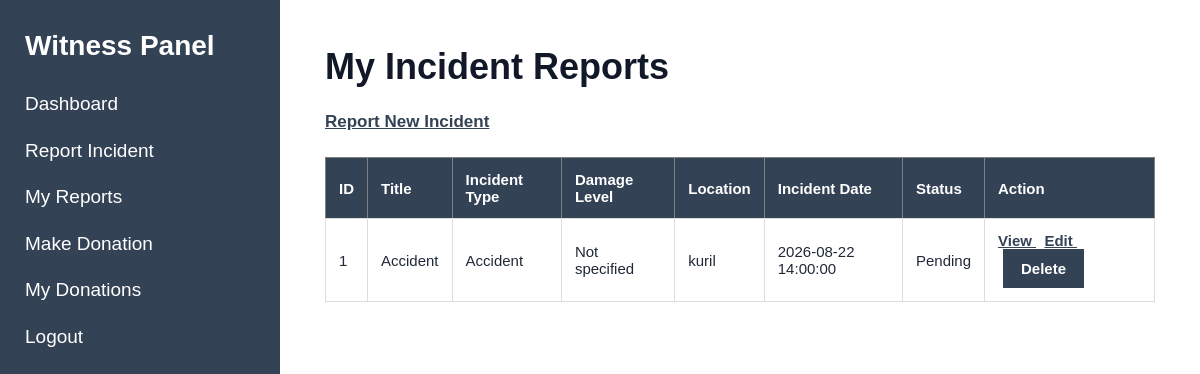
The page /index.php?page=witness-reports (signed in) on the database its author committed.
### tables this page shows
CREATE TABLE `witness_reports` (
  `id` int(11) NOT NULL,
  `witness_id` int(11) NOT NULL,
  `title` varchar(150) NOT NULL,
  `description` text NOT NULL,
  `incident_type` varchar(50) NOT NULL,
  `location` varchar(255) NOT NULL,
  `incident_date` datetime NOT NULL,
  `evidence_file` varchar(255) DEFAULT NULL,
  `status` varchar(30) NOT NULL DEFAULT 'pending',
  `created_at` timestamp NOT NULL DEFAULT current_timestamp(),
  `updated_at` timestamp NOT NULL DEFAULT current_timestamp() ON UPDATE current_timestamp()
);

### models/WitnessModel.php (called while the page is built, shortened)
<?php
function getWitnessReports(
    $conn,
    $witness_id
) {
    $sql = "SELECT *
            FROM witness_reports
            WHERE witness_id = ?
            ORDER BY id DESC";
    $stmt = mysqli_prepare(
        $conn,
        $sql
    );
    mysqli_stmt_bind_param(
        $stmt,
        "i",
        $witness_id
    );
    mysqli_stmt_execute($stmt);
    $result =
        mysqli_stmt_get_result($stmt);
    $reports = [];
    while (
        $row =
        mysqli_fetch_assoc($result)
    ) {
        $reports[] = $row;
    }
    return $reports;
}

### views/witness/reports.php (the view, shortened to what this page needs)
<?php require_once "views/partials/header.php"; ?>
<?php require_once "views/partials/sidebar.php"; ?>
<div class="content">
    <h1>My Incident Reports</h1>
    <p>
        <a href="index.php?page=witness-report-create">
            Report New Incident
        </a>
    </p>
    <?php if (empty($reports)): ?>
        <p>
            You have not submitted any incident reports yet.
        </p>
    <?php else: ?>
        <table border="1" cellpadding="10">
            <thead>
                <tr>
                    <th>ID</th>
                    <th>Title</th>
                    <th>Incident Type</th>
                    <th>Damage Level</th>
                    <th>Location</th>
                    <th>Incident Date</th>
                    <th>Status</th>
                    <th>Action</th>
                </tr>
            </thead>
            <tbody>
                <?php foreach ($reports as $report): ?>
                    <tr>
                        <td>
                            <?php
                            echo (int)$report['id'];
                            ?>
                        </td>
                        <td>
                            <?php
                            echo htmlspecialchars(
                                $report['title']
                            );
                            ?>
                        </td>
                        <td>
                            <?php
                            echo htmlspecialchars(
                                ucfirst(
                                    $report['incident_type']
                                )
                            );
                            ?>
                        </td>
                        <td>
                            <?php
                            echo htmlspecialchars(
                                ucfirst(
                                    $report['damage_level'] ?? 'Not specified'
                                )
                            );
                            ?>
                        </td>
                        <td>
                            <?php
                            echo htmlspecialchars(
                                $report['location']
                            );
                            ?>
                        </td>
                        <td>
                            <?php
                            echo htmlspecialchars(
                                $report['incident_date']
                            );
                            ?>
                        </td>
                        <td>
                            <?php
                            echo htmlspecialchars(
                                ucfirst(
                                    $report['status'] ?? 'pending'
                                )
                            );
                            ?>
                        </td>
                        <td>
                            <a
                                href="index.php?page=witness-report-view&id=<?php echo (int)$report['id']; ?>"
                            >
                                View
                            </a>
                            <a
                                href="index.php?page=witness-report-edit&id=<?php echo (int)$report['id']; ?>"
                            >
                                Edit
                            </a>
                            <form
                                method="POST"
                                action="index.php?page=witness-report-delete"
                                style="display:inline;"
                                onsubmit="return confirm('Are you sure you want to delete this report?');"
                            >
                                <button type="submit">
                                    Delete
                                </button>
                            </form>
                        </td>
                    </tr>
                <?php endforeach; ?>
            </tbody>
        </table>
    <?php endif; ?>
</div>
<?php require_once "views/partials/footer.php"; ?>

### assets/css/style.css (style rules this page uses)
* { box-sizing: border-box; }
body { margin: 0; font-family: Arial, Helvetica, sans-serif; background: #f5f6f8; color: #1f2937; }
.content { margin-left: 280px; padding: 45px; min-height: 100vh; background: white; }
.content h1 { margin-top: 0; margin-bottom: 20px; font-size: 36px; line-height: 1.2; color: #111827; }
.content>p { font-size: 17px; line-height: 1.6; margin-bottom: 22px; }
.content a { color: #344256; font-weight: 600; text-decoration: underline; }
button { background: #344256; color: white; border: none; padding: 11px 18px; font-family: Arial, Helvetica, sans-serif; font-size: 15px; font-weight: 600; cursor: pointer; }
table { width: 100%; border-collapse: collapse; margin-top: 22px; background: white; }
th { background: #344256; color: white; padding: 13px; text-align: left; font-size: 15px; }
td { padding: 13px; border: 1px solid #dddddd; font-size: 15px; }
table form { border: none; padding: 0; margin: 0; max-width: none; }
table form button { margin-left: 5px; }

### rows shown on the page
witness_reports: id "1", title "Accident", incident_type "Accident", damage_level "Not specified", location "kuril", incident_date "2026-08-22 14:00:00", status "Pending"
